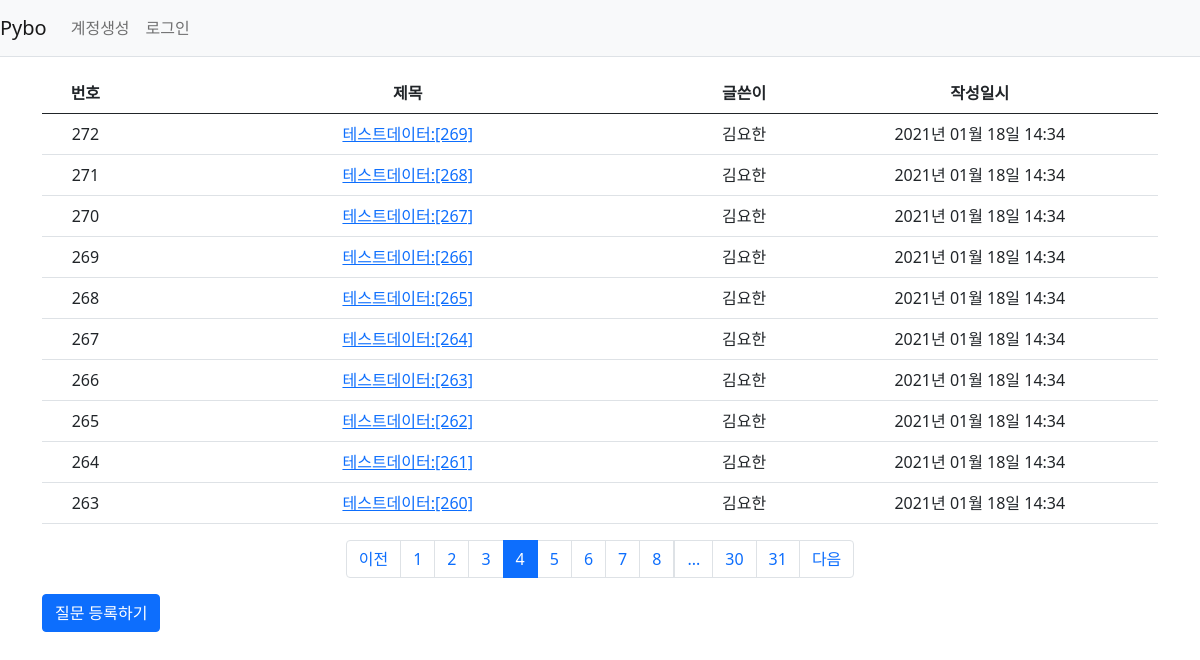
Screenshot of /question/list/?page=4 with the database file from the repository.
### pybo/models.py (models this page shows)
class Question(db.Model):
    id = db.Column(db.Integer, primary_key=True)
    subject = db.Column(db.String(200), nullable=False)
    content = db.Column(db.Text(), nullable=False) # 글자수 제한없음 Text
    create_date = db.Column(db.DateTime(), nullable=False)
    user_id = db.Column(db.Integer, db.ForeignKey(
        'user.id', ondelete='CASCADE'), nullable=False) # server_default='1')
    user = db.relationship('User', backref=db.backref('question_set'))
    modify_date = db.Column(db.DateTime(), nullable=True)

class User(db.Model):
    id = db.Column(db.Integer, primary_key=True)
    username = db.Column(db.String(150), unique=True, nullable=False)
    password = db.Column(db.String(200), nullable=False)
    email = db.Column(db.String(120), unique=True, nullable=False)

### pybo/views/question_views.py (the view)
@bp.route('/list/')
def _list():
    page = request.args.get('page', type=int, default=1)  # 페이지
    question_list = Question.query.order_by(Question.create_date.desc())
    question_list = question_list.paginate(page, per_page=10)
    return render_template('questions/question_list.html', question_list=question_list)

### pybo/filter.py (called while the page is built)
def format_datetime(value, fmt='%Y년 %m월 %d일 %H:%M'):
    return value.strftime(fmt)

### pybo/views/auth_views.py (called while the page is built)
@bp.before_app_request
def load_logged_in_user():
    user_id = session.get('user_id')
    if user_id is None:
        g.user = None
    else:
        g.user = User.query.get(user_id)

### pybo/templates/questions/question_list.html (shortened to what this page needs)
{% extends 'base.html' %}
{% block content %}
<div class="container my-3">
    <table class="table">
        <thead>
        <tr class="text-center thead-dark">
            <th> 번호</th>
            <th style="width:50%"> 제목 </th>
            <th> 글쓴이 </th>
            <th> 작성일시 </th>
        </tr>
        </thead>
        <tbody>
        {% if question_list %}
        {% for question in question_list.items %}
        <tr  class="text-center">
            <td>{{ question_list.total - ((question_list.page-1) * question_list.per_page) - loop.index0 }}</td>
            <td class="text-left">
                <a href="{{ url_for('question.detail', question_id=question.id)}}">{{ question.subject }}</a>
            </td>
            <td> {{ question.user.username }}</td>
            <td>{{ question.create_date|datetime }}</td>
        </tr>
        {% endfor %}
        {% else %}
        <tr>
            <td colspan="3"> 질문이 없습니다. </td>
        </tr>
        {% endif %}
        </tbody>
    </table>
    <ul class="pagination justify-content-center">
        {% if question_list.has_prev %}
        <li class="page-item">
            <a class="page-link" href="?page={{ question_list.prev_num }}">이전</a>
        </li>
        {% else %}
        <li class="page-item disabled">
            <a class="page-link" tabindex="-1" aria-disabled="true" href="#">이전</a>
        </li>
        {% endif %}
        {% for page_num in question_list.iter_pages() %}
            {% if page_num %}
                {% if page_num != question_list.page %}
                <li class="page-item">
                    <a class="page-link" href="?page={{ page_num }}"> {{ page_num }}</a>
                </li>
                {% else %}
                <li class="page-item active" aria-current="page">
                    <a class="page-link" href="#">{{ page_num }}</a>
                </li>
                {% endif %}
            {% else %}
                <li class="disabled">
                    <a class="page-link" href="#"> ... </a>
                </li>
            {% endif %}
        {% endfor %}
        {% if question_list.has_next %}
        <li class="page-item">
            <a class="page-link" href="?page={{ question_list.next_num }}">다음</a>
        </li>
        {% else %}
        <li class="page-item disabled">
            <a class="page-link" tabindex="-1" aria-disabled="true" href="#">다음</a>
        </li>
        {% endif %}
    </ul>
    <a href="{{ url_for('question.create') }}" class="btn btn-primary"> 질문 등록하기 </a>
</div>
{% endblock %}

### rows the page displays
Question: total "272", subject "테스트데이터:[269]", user.username "김요한", create_date "2021년 01월 18일 14:34"
Question: total "271", subject "테스트데이터:[268]", user.username "김요한", create_date "2021년 01월 18일 14:34"
Question: total "270", subject "테스트데이터:[267]", user.username "김요한", create_date "2021년 01월 18일 14:34"
Question: total "269", subject "테스트데이터:[266]", user.username "김요한", create_date "2021년 01월 18일 14:34"
Question: total "268", subject "테스트데이터:[265]", user.username "김요한", create_date "2021년 01월 18일 14:34"
Question: total "267", subject "테스트데이터:[264]", user.username "김요한", create_date "2021년 01월 18일 14:34"
Question: total "266", subject "테스트데이터:[263]", user.username "김요한", create_date "2021년 01월 18일 14:34"
Question: total "265", subject "테스트데이터:[262]", user.username "김요한", create_date "2021년 01월 18일 14:34"
Question: total "264", subject "테스트데이터:[261]", user.username "김요한", create_date "2021년 01월 18일 14:34"
Question: total "263", subject "테스트데이터:[260]", user.username "김요한", create_date "2021년 01월 18일 14:34"

### other values shown
{{ page_num }} "1" "2" "3" "5" "6" "7" "8" "30" "31"
{{ page_num }} "4"
